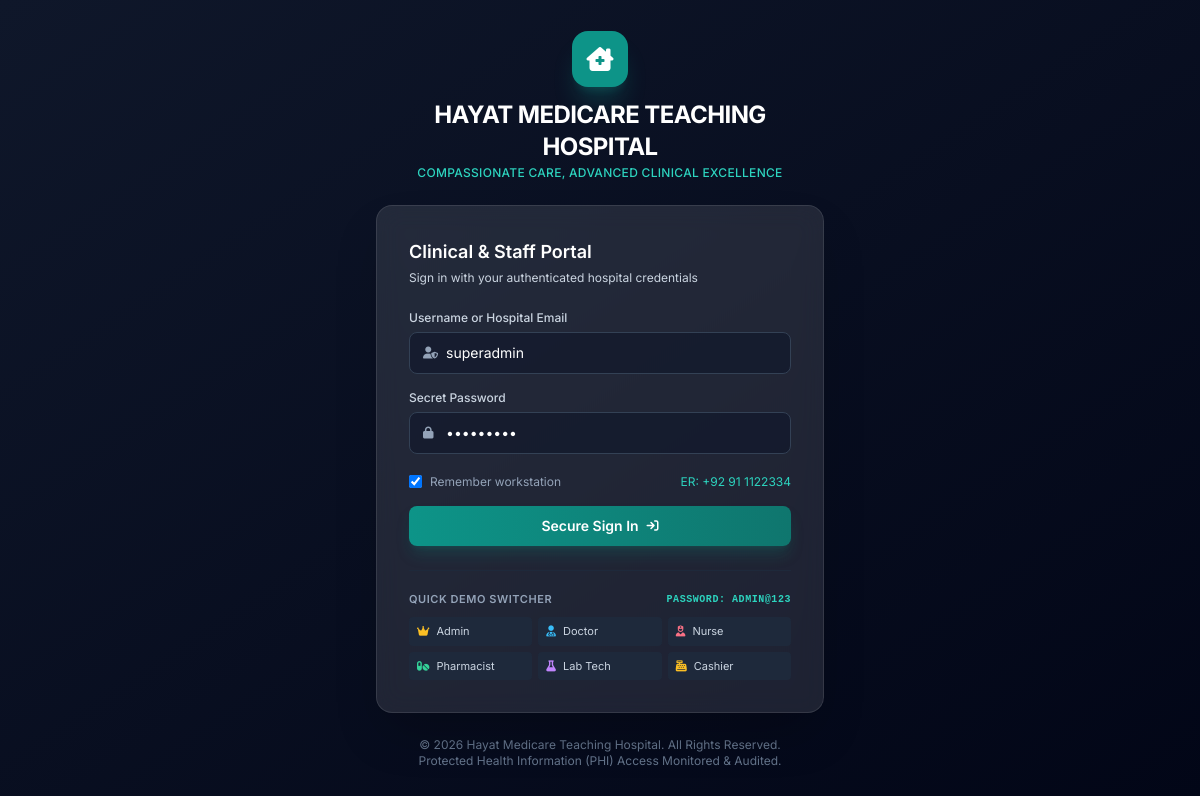
/index.php?page=login, run on the app's committed database.
### tables this page shows
CREATE TABLE `hospital_profiles` (
    `id` INT AUTO_INCREMENT PRIMARY KEY,
    `hospital_name` VARCHAR(150) NOT NULL,
    `tagline` VARCHAR(255) DEFAULT 'Excellence in Patient Care & Clinical Service',
    `license_number` VARCHAR(100) DEFAULT NULL,
    `tax_number` VARCHAR(100) DEFAULT NULL,
    `address` TEXT NOT NULL,
    `city` VARCHAR(100) NOT NULL,
    `country` VARCHAR(100) DEFAULT 'Pakistan',
    `phone` VARCHAR(50) NOT NULL,
    `email` VARCHAR(100) NOT NULL,
    `emergency_hotline` VARCHAR(50) NOT NULL,
    `currency_symbol` VARCHAR(10) DEFAULT 'PKR ',
    `default_tax_rate` DECIMAL(5,2) DEFAULT 0.00,
    `time_zone` VARCHAR(50) DEFAULT 'Asia/Karachi',
    `created_at` TIMESTAMP DEFAULT CURRENT_TIMESTAMP,
    `updated_at` TIMESTAMP DEFAULT CURRENT_TIMESTAMP ON UPDATE CURRENT_TIMESTAMP
);

### config/app.php (called while the page is built, shortened)
<?php
function hospital_profile(): array {
    static $profile = null;
    if ($profile === null) {
        try {
            $db = Database::getConnection();
            $stmt = $db->query("SELECT * FROM `hospital_profiles` ORDER BY id ASC LIMIT 1");
            $data = $stmt->fetch();
            if ($data) {
                $profile = $data;
            }
        } catch (Exception $e) {
            $profile = [
                'hospital_name' => 'Hospital Management System',
                'tagline' => 'Healthcare Information System',
                'emergency_hotline' => '1122',
                'phone' => '',
                'email' => '',
                'address' => '',
                'city' => '',
                'currency_symbol' => 'PKR ',
                'default_tax_rate' => 0.00,
            ];
        }
    }
    return $profile;
}
$hp = hospital_profile();

### views/auth/login.php (the view, shortened to what this page needs)
<?php
require_once __DIR__ . '/../../config/app.php';
$hProfile = hospital_profile();
?>
<!DOCTYPE html>
<html lang="en">
<head>
    <script src="https://cdn.tailwindcss.com"></script>
    <link rel="stylesheet" href="https://cdnjs.cloudflare.com/ajax/libs/font-awesome/6.4.2/css/all.min.css">
</head>
<body class="bg-gradient-to-br from-slate-900 via-navy-900 to-slate-950 text-slate-100 min-h-screen flex items-center justify-center p-4">
    <div class="max-w-md w-full">
        <div class="text-center mb-6">
            <div class="inline-flex items-center justify-center w-14 h-14 rounded-2xl bg-teal-600 text-white text-2xl shadow-xl shadow-teal-500/20 mb-3">
                <i class="fa-solid fa-house-chimney-medical"></i>
            </div>
            <h1 class="text-2xl font-bold text-white tracking-tight uppercase"><?= htmlspecialchars($hProfile['hospital_name']) ?></h1>
            <p class="text-xs text-teal-400 font-medium tracking-wide uppercase mt-0.5"><?= htmlspecialchars($hProfile['tagline'] ?? 'Hospital Management System') ?></p>
        </div>
        <div class="bg-white/10 backdrop-blur-md border border-white/10 rounded-2xl p-6 sm:p-8 shadow-2xl">
            <div class="mb-6">
                <h2 class="text-lg font-semibold text-white">Clinical & Staff Portal</h2>
                <p class="text-xs text-slate-300 mt-1">Sign in with your authenticated hospital credentials</p>
            </div>
            <form action="index.php?action=login" method="POST" class="space-y-4">
                <div>
                    <label class="block text-xs font-medium text-slate-300 mb-1.5">Username or Hospital Email</label>
                    <div class="relative">
                        <i class="fa-solid fa-user-shield absolute left-3.5 top-1/2 -translate-y-1/2 text-slate-400 text-xs"></i>
                        <input
                            type="text"
                            name="username"
                            id="loginUsername"
                            required
                            placeholder="e.g. superadmin, dr.tariq"
                            value="superadmin"
                            class="w-full pl-9 pr-4 py-2.5 bg-slate-900/60 border border-slate-700 focus:border-teal-500 focus:ring-1 focus:ring-teal-500 rounded-lg text-sm text-white placeholder-slate-500 outline-none transition-all"
                        >
                    </div>
                </div>
                <div>
                    <label class="block text-xs font-medium text-slate-300 mb-1.5">Secret Password</label>
                    <div class="relative">
                        <i class="fa-solid fa-lock absolute left-3.5 top-1/2 -translate-y-1/2 text-slate-400 text-xs"></i>
                        <input
                            type="password"
                            name="password"
                            id="loginPassword"
                            required
                            placeholder="••••••••"
                            value="Admin@123"
                            class="w-full pl-9 pr-4 py-2.5 bg-slate-900/60 border border-slate-700 focus:border-teal-500 focus:ring-1 focus:ring-teal-500 rounded-lg text-sm text-white placeholder-slate-500 outline-none transition-all"
                        >
                    </div>
                </div>
                <div class="flex items-center justify-between text-xs text-slate-400 pt-1">
                    <label class="flex items-center gap-2 cursor-pointer select-none">
                        <input type="checkbox" checked class="rounded bg-slate-800 border-slate-700 text-teal-600 focus:ring-0">
                        <span>Remember workstation</span>
                    </label>
                    <span class="text-teal-400 text-xs">ER: <?= htmlspecialchars($hProfile['emergency_hotline'] ?? '1122') ?></span>
                </div>
                <button
                    type="submit"
                    class="w-full py-2.5 px-4 bg-gradient-to-r from-teal-600 to-teal-700 hover:from-teal-500 hover:to-teal-600 text-white font-semibold text-sm rounded-lg shadow-lg shadow-teal-700/30 transition-all flex items-center justify-center gap-2"
                >
                    <span>Secure Sign In</span>
                    <i class="fa-solid fa-arrow-right-to-bracket text-xs"></i>
                </button>
            </form>
            <div class="mt-6 pt-5 border-t border-slate-800">
                <div class="text-[11px] font-semibold uppercase tracking-wider text-slate-400 mb-2.5 flex items-center justify-between">
                    <span>Quick Demo Switcher</span>
                    <span class="text-[10px] text-teal-400 font-mono">Password: Admin@123</span>
                </div>
                <div class="grid grid-cols-2 sm:grid-cols-3 gap-1.5 text-[11px]">
                    <button type="button" onclick="setCredentials('superadmin', 'Admin@123')" class="px-2 py-1.5 bg-slate-800 hover:bg-slate-700 text-slate-300 rounded text-left truncate transition-colors">
                        <i class="fa-solid fa-crown text-amber-400 mr-1"></i> Admin
                    </button>
                    <button type="button" onclick="setCredentials('dr.tariq', 'Admin@123')" class="px-2 py-1.5 bg-slate-800 hover:bg-slate-700 text-slate-300 rounded text-left truncate transition-colors">
                        <i class="fa-solid fa-user-doctor text-sky-400 mr-1"></i> Doctor
                    </button>
                    <button type="button" onclick="setCredentials('nurse.fatima', 'Admin@123')" class="px-2 py-1.5 bg-slate-800 hover:bg-slate-700 text-slate-300 rounded text-left truncate transition-colors">
                        <i class="fa-solid fa-user-nurse text-rose-400 mr-1"></i> Nurse
                    </button>
                    <button type="button" onclick="setCredentials('pharm.kamran', 'Admin@123')" class="px-2 py-1.5 bg-slate-800 hover:bg-slate-700 text-slate-300 rounded text-left truncate transition-colors">
                        <i class="fa-solid fa-pills text-emerald-400 mr-1"></i> Pharmacist
                    </button>
                    <button type="button" onclick="setCredentials('lab.usman', 'Admin@123')" class="px-2 py-1.5 bg-slate-800 hover:bg-slate-700 text-slate-300 rounded text-left truncate transition-colors">
                        <i class="fa-solid fa-flask text-purple-400 mr-1"></i> Lab Tech
                    </button>
                    <button type="button" onclick="setCredentials('cashier.hassan', 'Admin@123')" class="px-2 py-1.5 bg-slate-800 hover:bg-slate-700 text-slate-300 rounded text-left truncate transition-colors">
                        <i class="fa-solid fa-cash-register text-amber-400 mr-1"></i> Cashier
                    </button>
                </div>
            </div>
        </div>
        <div class="text-center mt-6 text-xs text-slate-500">
            &copy; 2026 <?= htmlspecialchars($hProfile['hospital_name']) ?>. All Rights Reserved.<br>
            Protected Health Information (PHI) Access Monitored & Audited.
        </div>
    </div>
</body>
</html>

### views/auth/login.php (style rules this page uses)
body { font-family: 'Inter', sans-serif; }

### data on the page
hospital_profiles: hospital_name "HAYAT MEDICARE TEACHING HOSPITAL", tagline "COMPASSIONATE CARE, ADVANCED CLINICAL EXCELLENCE", emergency_hotline "+92 91 1122334", hospital_name "Hayat Medicare Teaching Hospital"
